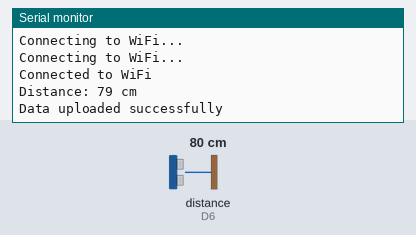
A program run on a simulated ESP8266 (NodeMCU). Parts: the last lines printed to the serial monitor. Wiring (inferred from the names in the program): ultrasonic range finder: trigger D5; echo D6. The test bench sets the inputs (shaded band); at power-on: distance to the obstacle (sensor on D6) 80 cm. The echo pulse lasts 58.3 µs per cm; WiFi joins after 1.5 s; servers stay silent unless stated.

Above: at 3.2 s.
3.3 s: distance to the obstacle (sensor on D6) set to 2 cm
At 5.51 s:
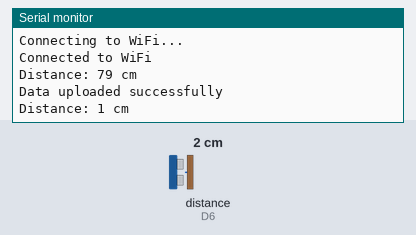
7.5 s: distance to the obstacle (sensor on D6) set to 4 cm
At 10.4 s:
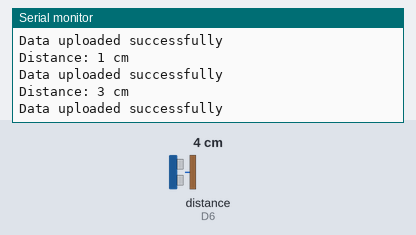
Timing chart, 0 to 11.9 s (numbered marks = the images above; inputs shaded):
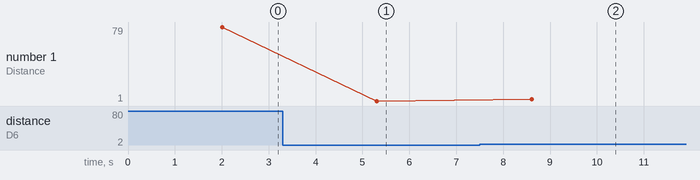

Measured:
- after the input at 3.3 s, the serial monitor: prints a new line after 2.0 s (image 1)
- after the input at 7.5 s, the serial monitor: prints a new line after 1.1 s (image 2)
- plotted number 1: 79 → 1 after the input at 3.3 s, 1 → 3 after the input at 7.5 s

The program:

main.cpp
```cpp
#include <ESP8266WiFi.h>
#include <ThingSpeak.h>

// WiFi credentials
const char* ssid = "Airtel_BhandGogi";
const char* password = "admin@123";

// ThingSpeak settings
unsigned long myChannelNumber =2588939;
const char* myWriteAPIKey = "FCM844RUZRM71ZR7";

// Ultrasonic sensor pins
const int trigPin = D5;
const int echoPin = D6;

WiFiClient client;

void setup() {
  // Initialize serial communication
  Serial.begin(115200);

  // Initialize WiFi
  WiFi.begin(ssid, password);
  while (WiFi.status() != WL_CONNECTED) {
    delay(1000);
    Serial.println("Connecting to WiFi...");
  }
  Serial.println("Connected to WiFi");

  // Initialize ThingSpeak
  ThingSpeak.begin(client);

  // Initialize ultrasonic sensor pins
  pinMode(trigPin, OUTPUT);
  pinMode(echoPin, INPUT);
}

void loop() {
  // Read distance from ultrasonic sensor
  long duration, distance;
  digitalWrite(trigPin, LOW);
  delayMicroseconds(2);
  digitalWrite(trigPin, HIGH);
  delayMicroseconds(10);
  digitalWrite(trigPin, LOW);

  duration = pulseIn(echoPin, HIGH);
  distance = duration * 0.034 / 2;

  // Print distance to Serial Monitor
  Serial.print("Distance: ");
  Serial.print(distance);
  Serial.println(" cm");

  // Write data to ThingSpeak
  ThingSpeak.setField(1, distance);
  int responseCode = ThingSpeak.writeFields(myChannelNumber, myWriteAPIKey);

  if (responseCode == 200) {
    Serial.println("Data uploaded successfully");
  } else {
    Serial.println("Error uploading data: " + String(responseCode));
  }

  // Wait for 15 seconds (default ThingSpeak rate limit)
  delay(3000);
}
```
